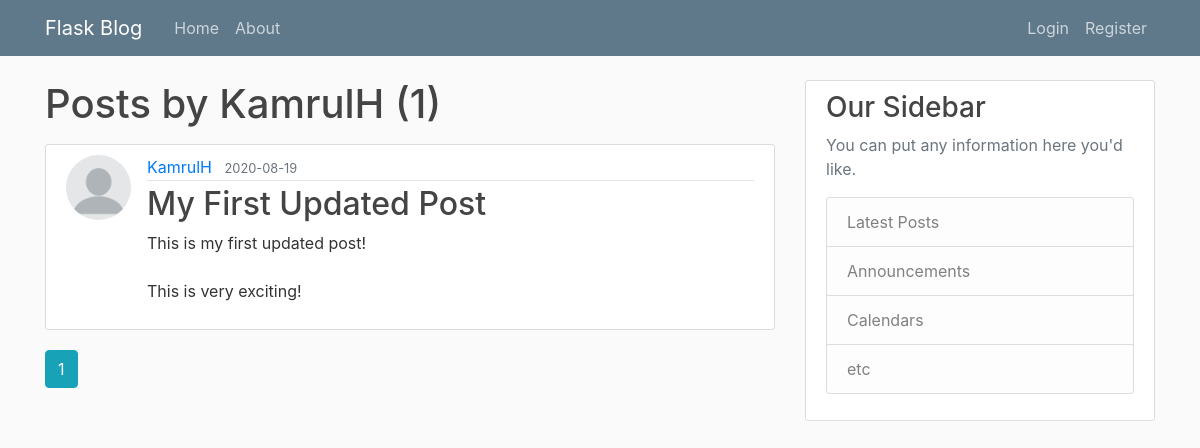
The app's page /user/KamrulH, older data.
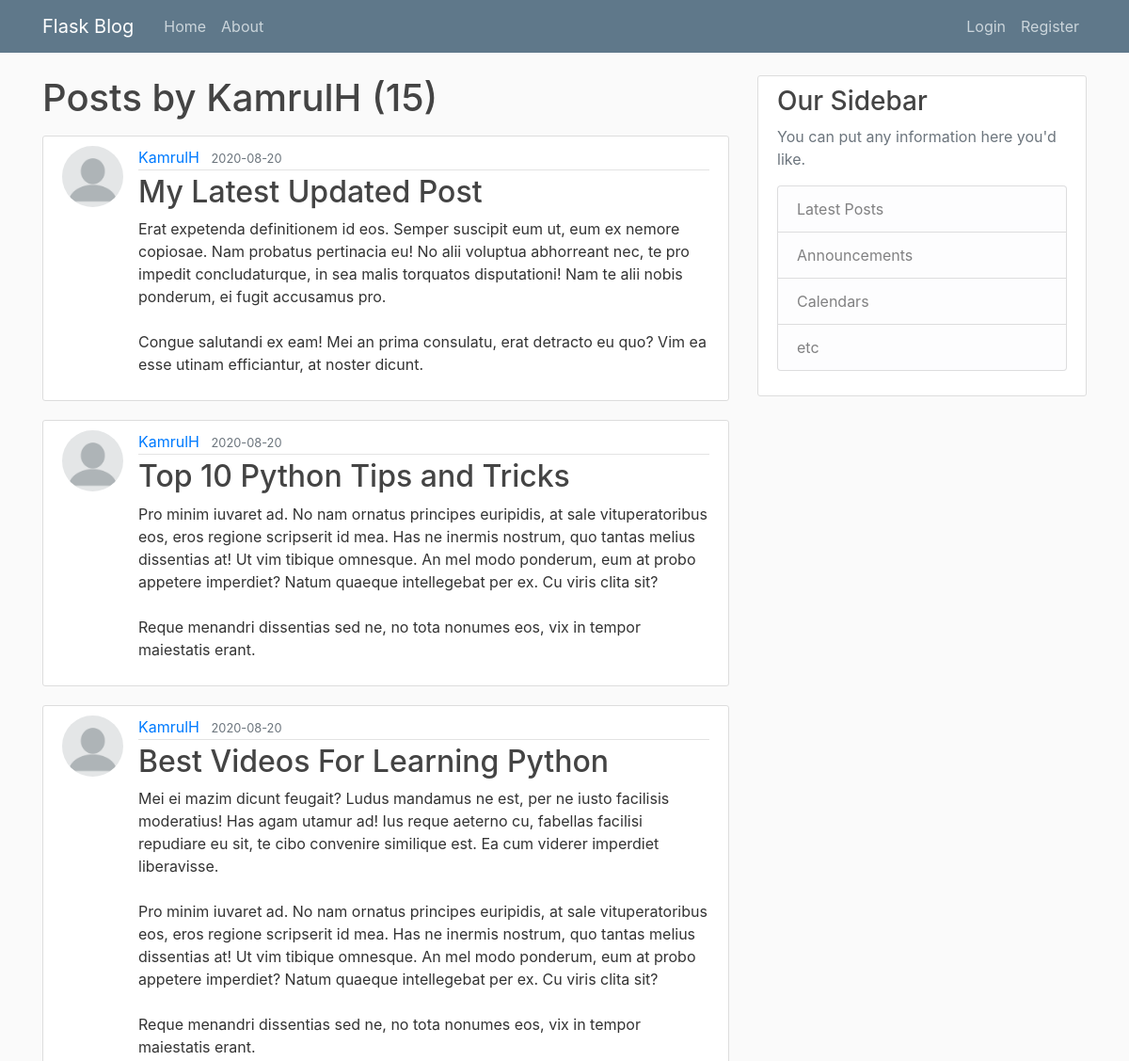
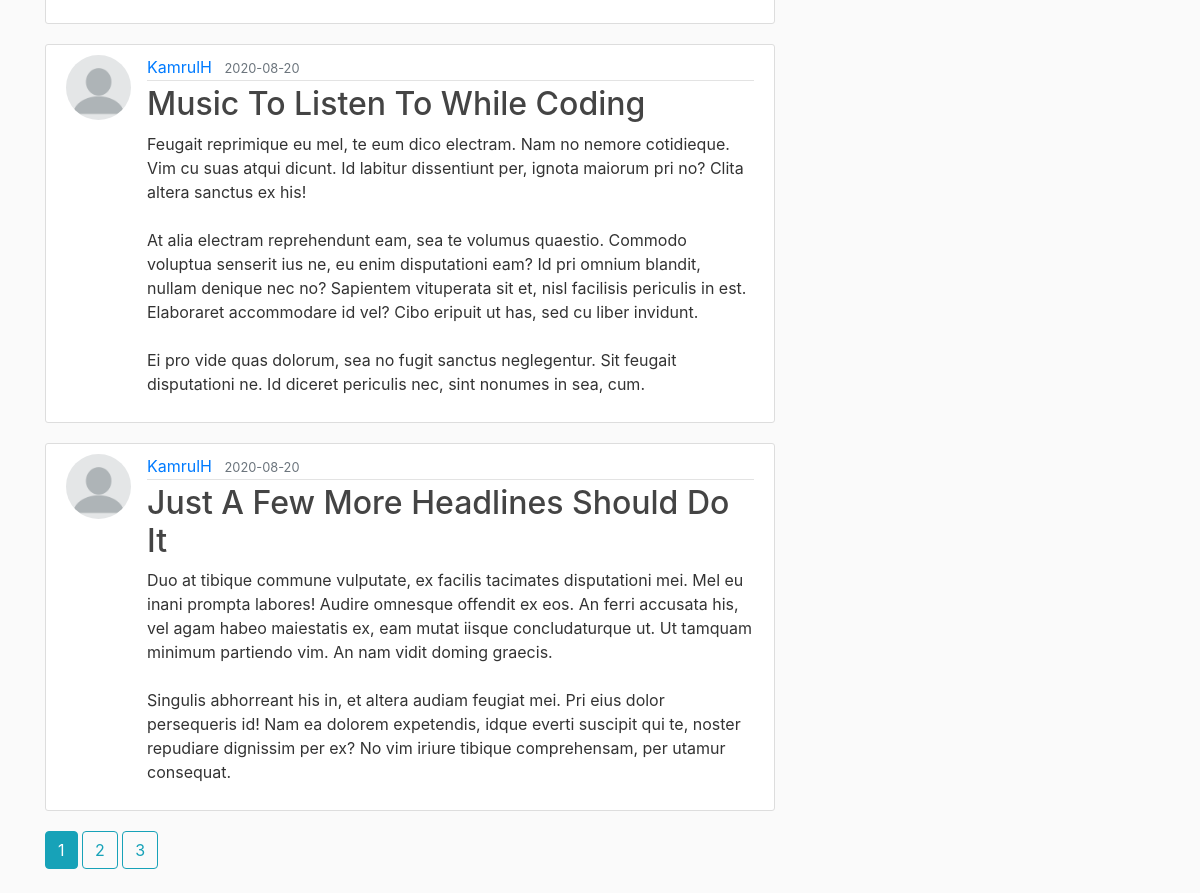
The same page, newer data (2 pictures, top to bottom).
### flaskblog/models.py (models this page shows, shortened)
class User(db.Model, UserMixin):
    id = db.Column(db.Integer, primary_key=True)
    username = db.Column(db.String(20), unique=True, nullable=False)
    email = db.Column(db.String(120), unique=True, nullable=False)
    image_file = db.Column(db.String(20), nullable=False, default='default.jpg')
    password = db.Column(db.String(60), nullable=False)
    posts = db.relationship('Post', backref='author', lazy=True)

class Post(db.Model):
    id = db.Column(db.Integer, primary_key=True)
    title = db.Column(db.String(100), nullable=False)
    date_posted = db.Column(db.DateTime, nullable=False, default=datetime.utcnow)
    content = db.Column(db.Text, nullable=False)
    user_id = db.Column(db.Integer, db.ForeignKey('user.id'), nullable=False)

### flaskblog/routes.py (the view)
@app.route("/user/<string:username>")
def user_posts(username):
    page = request.args.get('page', 1, type=int)
    user = User.query.filter_by(username=username).first_or_404()
    posts = Post.query.filter_by(author=user).order_by(Post.date_posted.desc()).paginate(page=page, per_page=5)
    return render_template('user_posts.html', posts=posts, user=user)

### flaskblog/templates/user_posts.html
{% extends "layout.html" %}
{% block content %}
    <h1 class="mb-3">Posts by {{ user.username }} ({{ posts.total }})</h1>
    {% for post in posts.items %}
        <article class="media content-section">
            <img class="rounded-circle article-img" src="{{ url_for('static', filename='profile_pics/' + post.author.image_file) }}">
            <div class="media-body">
                <div class="article-metadata">
                <a class="mr-2" href="{{ url_for('user_posts', username=post.author.username) }}">{{ post.author.username }}</a>
                <small class="text-muted">{{ post.date_posted.strftime('%Y-%m-%d') }}</small>
                </div>
                <h2><a class="article-title" href="{{ url_for('post', post_id=post.id) }}">{{ post.title }}</a></h2>
                <p class="article-content">{{ post.content }}</p>
            </div>
        </article>
    {% endfor %}
    {% for page_num in posts.iter_pages(left_edge=1, right_edge=1, left_current=1, right_current=2) %}
        {% if page_num %}
            {% if posts.page == page_num %}
                <a class="btn btn-info mb-4" href="{{ url_for('user_posts', username=user.username, page=page_num) }}">{{ page_num }}</a>
            {% else %}
                <a class="btn btn-outline-info mb-4" href="{{ url_for('user_posts', username=user.username, page=page_num) }}">{{ page_num }}</a>
            {% endif %}
        {% else %}
            ...
        {% endif %}
    {% endfor %}
{% endblock content %}

### flaskblog/templates/layout.html (shortened to what this page needs)
<!DOCTYPE html>
<html>
<head>
    <link rel="stylesheet" href="https://maxcdn.bootstrapcdn.com/bootstrap/4.0.0/css/bootstrap.min.css">
    <link rel="stylesheet" type="text/css" href="{{ url_for('static', filename='main.css') }}">
</head>
<body>
    <header class="site-header">
      <nav class="navbar navbar-expand-md navbar-dark bg-steel fixed-top">
        <div class="container">
          <a class="navbar-brand mr-4" href="/">Flask Blog</a>
          <div class="collapse navbar-collapse" id="navbarToggle">
            <div class="navbar-nav mr-auto">
              <a class="nav-item nav-link" href="{{ url_for('home') }}">Home</a>
              <a class="nav-item nav-link" href="{{ url_for('about') }}">About</a>
            </div>
            <div class="navbar-nav">
              {% if current_user.is_authenticated %}
                <a class="nav-item nav-link" href="{{ url_for('new_post') }}">New Post</a>
                <a class="nav-item nav-link" href="{{ url_for('account') }}">Account</a>
                <a class="nav-item nav-link" href="{{ url_for('logout') }}">Logout</a>
              {% else %}
                <a class="nav-item nav-link" href="{{ url_for('login') }}">Login</a>
                <a class="nav-item nav-link" href="{{ url_for('register') }}">Register</a>
              {% endif %}
            </div>
          </div>
        </div>
      </nav>
    </header>
    <main role="main" class="container">
      <div class="row">
        <div class="col-md-8">
          {% block content %}{% endblock %}
        </div>
        <div class="col-md-4">
          <div class="content-section">
            <h3>Our Sidebar</h3>
            <p class='text-muted'>You can put any information here you'd like.
              <ul class="list-group">
                <li class="list-group-item list-group-item-light">Latest Posts</li>
                <li class="list-group-item list-group-item-light">Announcements</li>
                <li class="list-group-item list-group-item-light">Calendars</li>
                <li class="list-group-item list-group-item-light">etc</li>
              </ul>
            </p>
          </div>
        </div>
      </div>
    </main>
</body>
</html>

### flaskblog/static/main.css (style rules this page uses)
body { background: #fafafa; color: #333333; margin-top: 5rem; }
h1, h2, h3, h4, h5, h6 { color: #444444; }
.bg-steel { background-color: #5f788a; }
.site-header .navbar-nav .nav-link { color: #cbd5db; }
.content-section { background: #ffffff; padding: 10px 20px; border: 1px solid #dddddd; border-radius: 3px; margin-bottom: 20px; }
.article-title { color: #444444; }
.article-content { white-space: pre-line; }
.article-img { height: 65px; width: 65px; margin-right: 16px; }
.article-metadata { padding-bottom: 1px; margin-bottom: 4px; border-bottom: 1px solid #e3e3e3; }

Row changes from the older to the newer data that the page shows:
no longer on this page (row unchanged): Post: image_file (picture), author.username "KamrulH", date_posted "2020-08-19", title "My First Updated Post", content "This is my first updated post! This is very exciting!"
added Post: image_file (picture), author.username "KamrulH", date_posted "2020-08-20", title "My Latest Updated Post", content "Erat expetenda definitionem id eos. Semper suscipit eum ut, eum ex nemore copiosae. Nam probatus pertinacia eu! No alii voluptua abhorreant nec, te pro impedit concludaturque, in sea malis torquatos disputationi! Nam te alii nobis ponderum, ei fugit accusamus pro. Congue salutandi ex eam! Mei an prima consulatu, erat detracto eu quo? Vim ea esse utinam efficiantur, at noster dicunt."
added Post: image_file (picture), author.username "KamrulH", date_posted "2020-08-20", title "Top 10 Python Tips and Tricks", content "Pro minim iuvaret ad. No nam ornatus principes euripidis, at sale vituperatoribus eos, eros regione scripserit id mea. Has ne inermis nostrum, quo tantas melius dissentias at! Ut vim tibique omnesque. An mel modo ponderum, eum at probo appetere imperdiet? Natum quaeque intellegebat per ex. Cu viris clita sit? Reque menandri dissentias sed ne, no tota nonumes eos, vix in tempor maiestatis erant."
added Post: image_file (picture), author.username "KamrulH", date_posted "2020-08-20", title "Best Videos For Learning Python", content "Mei ei mazim dicunt feugait? Ludus mandamus ne est, per ne iusto facilisis moderatius! Has agam utamur ad! Ius reque aeterno cu, fabellas facilisi repudiare eu sit, te cibo convenire similique est. Ea cum viderer imperdiet liberavisse. Pro minim iuvaret ad. No nam ornatus principes euripidis, at sale vituperatoribus eos, eros regione scripserit id mea. Has ne inermis nostrum, quo tantas melius dissentias at! Ut vim tibique omnesque. An mel modo ponderum, eum at probo appetere imperdiet? Natum quaeque intellegebat per ex. Cu viris clita sit? Reque menandri dissentias sed ne, no tota nonumes eos, vix in tempor maiestatis erant."
added Post: image_file (picture), author.username "KamrulH", date_posted "2020-08-20", title "Music To Listen To While Coding", content "Feugait reprimique eu mel, te eum dico electram. Nam no nemore cotidieque. Vim cu suas atqui dicunt. Id labitur dissentiunt per, ignota maiorum pri no? Clita altera sanctus ex his! At alia electram reprehendunt eam, sea te volumus quaestio. Commodo voluptua senserit ius ne, eu enim disputationi eam? Id pri omnium blandit, nullam denique nec no? Sapientem vituperata sit et, nisl facilisis periculis in est. Elaboraret accommodare id vel? Cibo eripuit ut has, sed cu liber invidunt. Ei pro vide quas dolorum, sea no fugit sanctus neglegentur. Sit feugait disputationi ne. Id diceret periculis nec, sint nonumes in sea, cum."
added Post: image_file (picture), author.username "KamrulH", date_posted "2020-08-20", title "Just A Few More Headlines Should Do It", content "Duo at tibique commune vulputate, ex facilis tacimates disputationi mei. Mel eu inani prompta labores! Audire omnesque offendit ex eos. An ferri accusata his, vel agam habeo maiestatis ex, eam mutat iisque concludaturque ut. Ut tamquam minimum partiendo vim. An nam vidit doming graecis. Singulis abhorreant his in, et altera audiam feugiat mei. Pri eius dolor persequeris id! Nam ea dolorem expetendis, idque everti suscipit qui te, noster repudiare dignissim per ex? No vim iriure tibique comprehensam, per utamur consequat."
Text that changed along with them:
{{ posts.total }}: "1" → "15"
new list line: "2"
new list line: "3"
